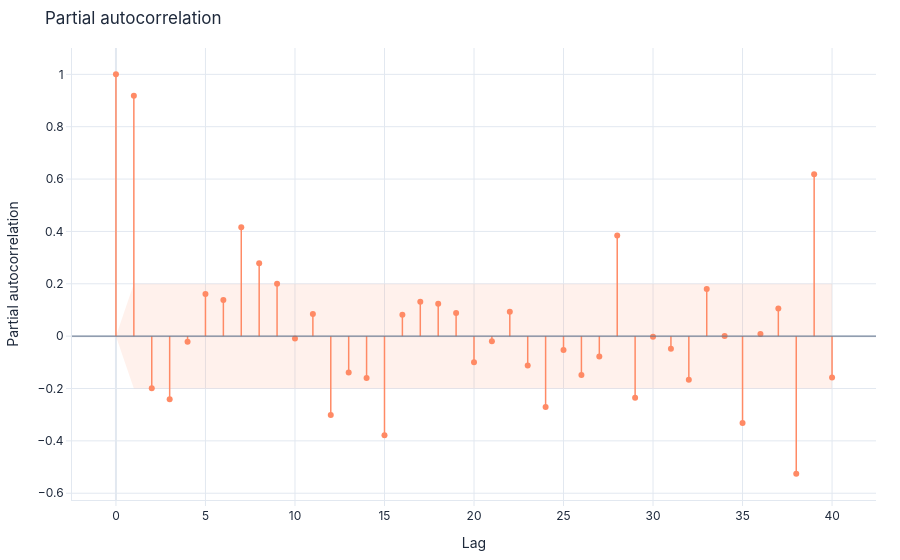

The code cell stored with this chart in its notebook:
### Code cell
# PACF plot to check for stationarity
pacf(ts_data["sales"].to_timestamp()).show()

### Figure 1 — Plotly figure (JSON) as saved in the notebook; plotly's stock layout.template omitted (floating-point values rounded to 4 significant figures)
{"data": [{"fill": "toself", "fillcolor": "rgba(255,138,101,0.12)", "hoverinfo": "skip", "line": {"width": 0}, "showlegend": false, "type": "scatter", "x": [0, 1, 2, 3, 4, 5, 6, 7, 8, 9, 10, 11, 12, 13, 14, 15, 16, 17, 18, 19, 20, 21, 22, 23, 24, 25, 26, 27, 28, 29, 30, 31, 32, 33, 34, 35, 36, 37, 38, 39, 40, 40, 39, 38, 37, 36, 35, 34, 33, 32, 31, 30, 29, 28, 27, 26, 25, 24, 23, 22, 21, 20, 19, 18, 17, 16, 15, 14, 13, 12, 11, 10, 9, 8, 7, 6, 5, 4, 3, 2, 1, 0], "y": [0, 0.2, 0.2, 0.2, 0.2, 0.2, 0.2, 0.2, 0.2, 0.2, 0.2, 0.2, 0.2, 0.2, 0.2, 0.2, 0.2, 0.2, 0.2, 0.2, 0.2, 0.2, 0.2, 0.2, 0.2, 0.2, 0.2, 0.2, 0.2, 0.2, 0.2, 0.2, 0.2, 0.2, 0.2, 0.2, 0.2, 0.2, 0.2, 0.2, 0.2, -0.2, -0.2, -0.2, -0.2, -0.2, -0.2, -0.2, -0.2, -0.2, -0.2, -0.2, -0.2, -0.2, -0.2, -0.2, -0.2, -0.2, -0.2, -0.2, -0.2, -0.2, -0.2, -0.2, -0.2, -0.2, -0.2, -0.2, -0.2, -0.2, -0.2, -0.2, -0.2, -0.2, -0.2, -0.2, -0.2, -0.2, -0.2, -0.2, -0.2, 0]}, {"hovertemplate": "Lag: %{x}<br>PACF: %{y:.3f}<extra></extra>", "marker": {"color": "#FF8A65", "size": 6}, "mode": "markers", "showlegend": false, "type": "scatter", "x": [0, 1, 2, 3, 4, 5, 6, 7, 8, 9, 10, 11, 12, 13, 14, 15, 16, 17, 18, 19, 20, 21, 22, 23, 24, 25, 26, 27, 28, 29, 30, 31, 32, 33, 34, 35, 36, 37, 38, 39, 40], "y": [1.0, 0.9181, -0.1989, -0.2414, -0.02125, 0.1611, 0.1381, 0.4157, 0.2785, 0.1997, -0.008555, 0.08503, -0.3013, -0.1392, -0.16, -0.3788, 0.08219, 0.1313, 0.1237, 0.0886, -0.09988, -0.01937, 0.09312, -0.1118, -0.2705, -0.05317, -0.1486, -0.07762, 0.3844, -0.2356, -0.001834, -0.04791, -0.1666, 0.1804, 0.0009782, -0.3319, 0.00866, 0.1055, -0.5252, 0.6184, -0.1583]}], "layout": {"font": {"color": "#1E293B", "family": "Inter, system-ui, sans-serif", "size": 12}, "hoverlabel": {"bgcolor": "white", "bordercolor": "#E2E8F0", "font": {"family": "Inter, system-ui, sans-serif", "size": 12}}, "legend": {"bgcolor": "rgba(0,0,0,0)", "borderwidth": 0, "orientation": "h", "x": 0, "y": -0.18}, "margin": {"b": 48, "l": 56, "r": 24, "t": 48}, "paper_bgcolor": "rgba(0,0,0,0)", "plot_bgcolor": "rgba(0,0,0,0)", "shapes": [{"line": {"color": "#FF8A65", "width": 1.5}, "type": "line", "x0": 0, "x1": 0, "y0": 0, "y1": 1}, {"line": {"color": "#FF8A65", "width": 1.5}, "type": "line", "x0": 1, "x1": 1, "y0": 0, "y1": 0.9181}, {"line": {"color": "#FF8A65", "width": 1.5}, "type": "line", "x0": 2, "x1": 2, "y0": 0, "y1": -0.1989}, {"line": {"color": "#FF8A65", "width": 1.5}, "type": "line", "x0": 3, "x1": 3, "y0": 0, "y1": -0.2414}, {"line": {"color": "#FF8A65", "width": 1.5}, "type": "line", "x0": 4, "x1": 4, "y0": 0, "y1": -0.02125}, {"line": {"color": "#FF8A65", "width": 1.5}, "type": "line", "x0": 5, "x1": 5, "y0": 0, "y1": 0.1611}, {"line": {"color": "#FF8A65", "width": 1.5}, "type": "line", "x0": 6, "x1": 6, "y0": 0, "y1": 0.1381}, {"line": {"color": "#FF8A65", "width": 1.5}, "type": "line", "x0": 7, "x1": 7, "y0": 0, "y1": 0.4157}, {"line": {"color": "#FF8A65", "width": 1.5}, "type": "line", "x0": 8, "x1": 8, "y0": 0, "y1": 0.2785}, {"line": {"color": "#FF8A65", "width": 1.5}, "type": "line", "x0": 9, "x1": 9, "y0": 0, "y1": 0.1997}, {"line": {"color": "#FF8A65", "width": 1.5}, "type": "line", "x0": 10, "x1": 10, "y0": 0, "y1": -0.008555}, {"line": {"color": "#FF8A65", "width": 1.5}, "type": "line", "x0": 11, "x1": 11, "y0": 0, "y1": 0.08503}, {"line": {"color": "#FF8A65", "width": 1.5}, "type": "line", "x0": 12, "x1": 12, "y0": 0, "y1": -0.3013}, {"line": {"color": "#FF8A65", "width": 1.5}, "type": "line", "x0": 13, "x1": 13, "y0": 0, "y1": -0.1392}, {"line": {"color": "#FF8A65", "width": 1.5}, "type": "line", "x0": 14, "x1": 14, "y0": 0, "y1": -0.16}, {"line": {"color": "#FF8A65", "width": 1.5}, "type": "line", "x0": 15, "x1": 15, "y0": 0, "y1": -0.3788}, {"line": {"color": "#FF8A65", "width": 1.5}, "type": "line", "x0": 16, "x1": 16, "y0": 0, "y1": 0.08219}, {"line": {"color": "#FF8A65", "width": 1.5}, "type": "line", "x0": 17, "x1": 17, "y0": 0, "y1": 0.1313}, {"line": {"color": "#FF8A65", "width": 1.5}, "type": "line", "x0": 18, "x1": 18, "y0": 0, "y1": 0.1237}, {"line": {"color": "#FF8A65", "width": 1.5}, "type": "line", "x0": 19, "x1": 19, "y0": 0, "y1": 0.0886}, {"line": {"color": "#FF8A65", "width": 1.5}, "type": "line", "x0": 20, "x1": 20, "y0": 0, "y1": -0.09988}, {"line": {"color": "#FF8A65", "width": 1.5}, "type": "line", "x0": 21, "x1": 21, "y0": 0, "y1": -0.01937}, {"line": {"color": "#FF8A65", "width": 1.5}, "type": "line", "x0": 22, "x1": 22, "y0": 0, "y1": 0.09312}, {"line": {"color": "#FF8A65", "width": 1.5}, "type": "line", "x0": 23, "x1": 23, "y0": 0, "y1": -0.1118}, {"line": {"color": "#FF8A65", "width": 1.5}, "type": "line", "x0": 24, "x1": 24, "y0": 0, "y1": -0.2705}, {"line": {"color": "#FF8A65", "width": 1.5}, "type": "line", "x0": 25, "x1": 25, "y0": 0, "y1": -0.05317}, {"line": {"color": "#FF8A65", "width": 1.5}, "type": "line", "x0": 26, "x1": 26, "y0": 0, "y1": -0.1486}, {"line": {"color": "#FF8A65", "width": 1.5}, "type": "line", "x0": 27, "x1": 27, "y0": 0, "y1": -0.07762}, {"line": {"color": "#FF8A65", "width": 1.5}, "type": "line", "x0": 28, "x1": 28, "y0": 0, "y1": 0.3844}, {"line": {"color": "#FF8A65", "width": 1.5}, "type": "line", "x0": 29, "x1": 29, "y0": 0, "y1": -0.2356}, {"line": {"color": "#FF8A65", "width": 1.5}, "type": "line", "x0": 30, "x1": 30, "y0": 0, "y1": -0.001834}, {"line": {"color": "#FF8A65", "width": 1.5}, "type": "line", "x0": 31, "x1": 31, "y0": 0, "y1": -0.04791}, {"line": {"color": "#FF8A65", "width": 1.5}, "type": "line", "x0": 32, "x1": 32, "y0": 0, "y1": -0.1666}, {"line": {"color": "#FF8A65", "width": 1.5}, "type": "line", "x0": 33, "x1": 33, "y0": 0, "y1": 0.1804}, {"line": {"color": "#FF8A65", "width": 1.5}, "type": "line", "x0": 34, "x1": 34, "y0": 0, "y1": 0.0009782}, {"line": {"color": "#FF8A65", "width": 1.5}, "type": "line", "x0": 35, "x1": 35, "y0": 0, "y1": -0.3319}, {"line": {"color": "#FF8A65", "width": 1.5}, "type": "line", "x0": 36, "x1": 36, "y0": 0, "y1": 0.00866}, {"line": {"color": "#FF8A65", "width": 1.5}, "type": "line", "x0": 37, "x1": 37, "y0": 0, "y1": 0.1055}, {"line": {"color": "#FF8A65", "width": 1.5}, "type": "line", "x0": 38, "x1": 38, "y0": 0, "y1": -0.5252}, {"line": {"color": "#FF8A65", "width": 1.5}, "type": "line", "x0": 39, "x1": 39, "y0": 0, "y1": 0.6184}, {"line": {"color": "#FF8A65", "width": 1.5}, "type": "line", "x0": 40, "x1": 40, "y0": 0, "y1": -0.1583}, {"line": {"color": "#64748B", "width": 1}, "type": "line", "x0": 0, "x1": 1, "xref": "x domain", "y0": 0, "y1": 0, "yref": "y"}], "showlegend": false, "title": {"text": "Partial autocorrelation"}, "xaxis": {"automargin": true, "gridcolor": "#E2E8F0", "linecolor": "#E2E8F0", "tickcolor": "#E2E8F0", "ticks": "outside", "title": {"text": "Lag"}, "zerolinecolor": "#E2E8F0"}, "yaxis": {"automargin": true, "gridcolor": "#E2E8F0", "linecolor": "#E2E8F0", "tickcolor": "#E2E8F0", "ticks": "outside", "title": {"text": "Partial autocorrelation"}, "zerolinecolor": "#E2E8F0"}}}
